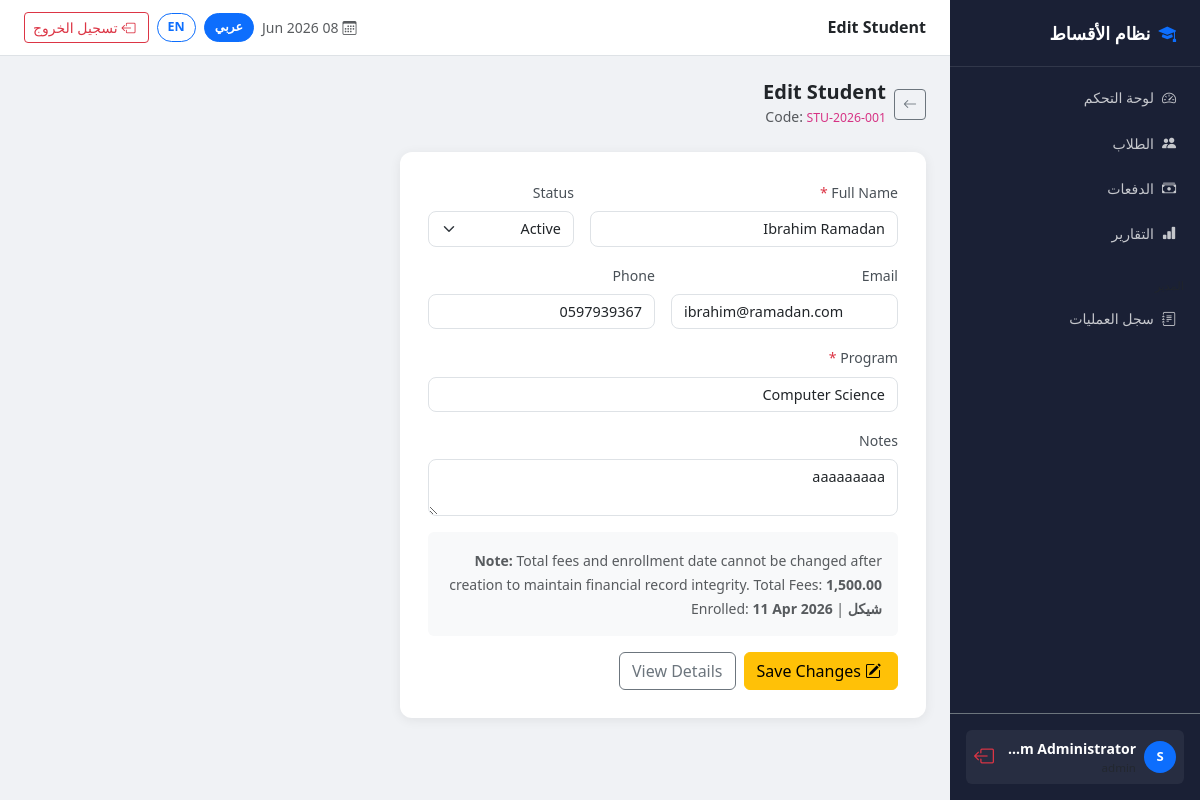
Screenshot of /student_payment_system/pages/edit_student.php?id=4 (signed in) with the database file from the repository.
### tables this page shows
CREATE TABLE `students` (
  `id` int(10) UNSIGNED NOT NULL,
  `student_code` varchar(20) NOT NULL,
  `full_name` varchar(100) NOT NULL,
  `email` varchar(100) DEFAULT NULL,
  `phone` varchar(20) DEFAULT NULL,
  `program` varchar(100) NOT NULL,
  `enrollment_date` date NOT NULL,
  `total_fees` decimal(12,2) NOT NULL,
  `notes` text DEFAULT NULL,
  `status` enum('active','inactive','graduated') NOT NULL DEFAULT 'active',
  `created_by` int(10) UNSIGNED NOT NULL,
  `created_at` timestamp NOT NULL DEFAULT current_timestamp(),
  `updated_at` timestamp NOT NULL DEFAULT current_timestamp() ON UPDATE current_timestamp()
);

### student_payment_system/includes/functions.php (called while the page is built, shortened)
<?php
function h(string $value): string {
    return htmlspecialchars($value, ENT_QUOTES | ENT_HTML5, 'UTF-8');
}
function formatDate(string $date): string {
    return date('d M Y', strtotime($date));
}

### student_payment_system/config/app.php (called while the page is built, shortened)
<?php
function isAr(): bool {
    return $GLOBALS['lang'] === 'ar';
}
function formatMoney(float $amount): string {
    $formatted = number_format($amount, 2);
    return isAr()
        ? $formatted . ' ' . CURRENCY_AR
        : $formatted . ' ' . CURRENCY_EN;
}

### student_payment_system/pages/edit_student.php (the view, shortened to what this page needs)
<?php
require_once __DIR__ . '/../config/app.php';
require_once __DIR__ . '/../includes/functions.php';
$id = isset($_GET['id']) ? (int)$_GET['id'] : 0;
$pdo    = getDBConnection();
$stmt   = $pdo->prepare("SELECT * FROM students WHERE id = :id");
$stmt->execute([':id' => $id]);
$student = $stmt->fetch();
include __DIR__ . '/../includes/header.php';
?>
<div class="d-flex align-items-center mb-4 gap-2">
    <a href="<?= BASE_URL ?>/pages/students.php" class="btn btn-outline-secondary btn-sm">
        <i class="bi bi-arrow-left"></i>
    </a>
    <div>
        <h5 class="mb-0 fw-bold">Edit Student</h5>
        <small class="text-muted">Code: <code><?= h($student['student_code']) ?></code></small>
    </div>
</div>
<div class="col-lg-7">
    <form method="POST" class="form-card">
        <div class="row g-3">
            <div class="col-md-8">
                <label class="form-label">Full Name <span class="text-danger">*</span></label>
                <input type="text" name="full_name" class="form-control"
                       value="<?= h($student['full_name']) ?>" required>
            </div>
            <div class="col-md-4">
                <label class="form-label">Status</label>
                <select name="status" class="form-select">
                    <?php foreach (['active','inactive','graduated'] as $s): ?>
                    <option value="<?= $s ?>" <?= $student['status'] === $s ? 'selected' : '' ?>>
                        <?= ucfirst($s) ?>
                    </option>
                    <?php endforeach; ?>
                </select>
            </div>
            <div class="col-md-6">
                <label class="form-label">Email</label>
                <input type="email" name="email" class="form-control"
                       value="<?= h($student['email']) ?>">
            </div>
            <div class="col-md-6">
                <label class="form-label">Phone</label>
                <input type="text" name="phone" class="form-control"
                       value="<?= h($student['phone']) ?>">
            </div>
            <div class="col-12">
                <label class="form-label">Program <span class="text-danger">*</span></label>
                <input type="text" name="program" class="form-control"
                       value="<?= h($student['program']) ?>" required>
            </div>
            <div class="col-12">
                <label class="form-label">Notes</label>
                <textarea name="notes" class="form-control" rows="2"><?= h($student['notes']) ?></textarea>
            </div>
        </div>
        <div class="mt-3 p-3 rounded" style="background:#f8f9fa">
            <small class="text-muted">
                <strong>Note:</strong> Total fees and enrollment date cannot be changed after creation
                to maintain financial record integrity.
                Total Fees: <strong><?= formatMoney($student['total_fees']) ?></strong> |
                Enrolled: <strong><?= formatDate($student['enrollment_date']) ?></strong>
            </small>
        </div>
        <div class="d-flex gap-2 mt-3">
            <button type="submit" class="btn btn-warning">
                <i class="bi bi-pencil-square me-1"></i>Save Changes
            </button>
            <a href="<?= BASE_URL ?>/pages/student_detail.php?id=<?= $id ?>" class="btn btn-outline-secondary">
                View Details
            </a>
        </div>
    </form>
</div>
<?php include __DIR__ . '/../includes/footer.php'; ?>

### rows the page displays
students: student_code "STU-2026-001", full_name "Ibrahim Ramadan", status "Active", email "ibrahim@ramadan.com", phone "0597939367", program "Computer Science", notes "aaaaaaaaa", total_fees "1,500.00 شيكل", enrollment_date "11 Apr 2026"

### other values shown
__t($key) "لوحة التحكم"
__t($key) "الطلاب"
__t($key) "الدفعات"
__t($key) "التقارير"
__t('audit_log') "سجل العمليات"
mb_substr($user['full_name'],0,1) "S"
$user['full_name'] "System Administrat…"
PAGE_TITLE "Edit Student"
__t('sign_out') "تسجيل الخروج"
